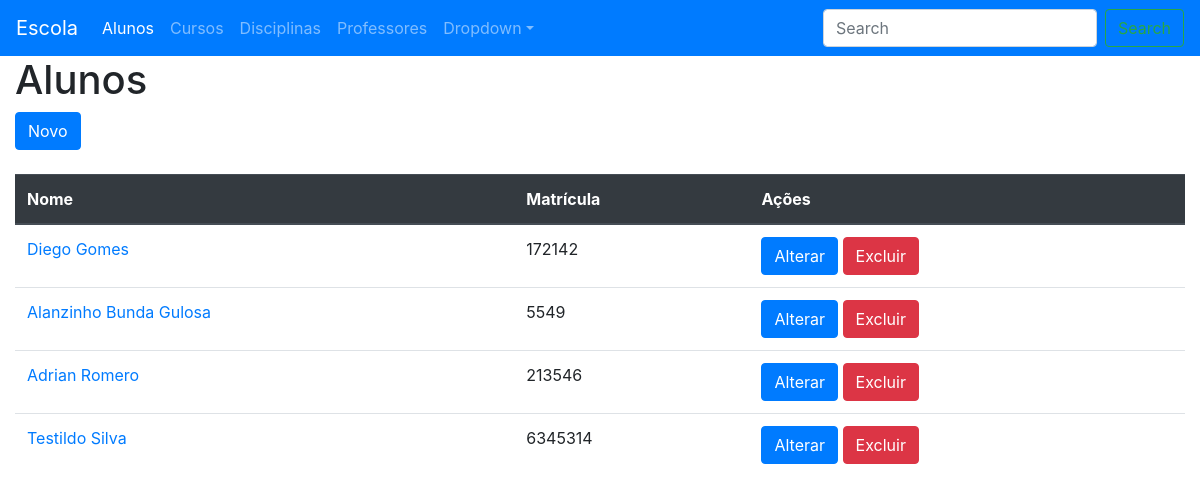
Page /alunos/ on the committed database.
### escola/models.py (models this page shows, shortened)
class Aluno(models.Model):
    nome = models.CharField(max_length=100)
    matricula = models.IntegerField(verbose_name='Matrícula')
    telefone = models.CharField(max_length=20)
    email = models.EmailField()

### escola/views.py (the view)
# urls.py: path('alunos/', views.AlunoListView.as_view(), name='lista-alunos'),
class AlunoListView(ListView):
    model = Aluno

### escola/templates/escola/aluno_list.html
{% extends 'escola/base.html' %}
{% block content %}
<h1>Alunos</h1>
<a name="" id="" class="btn btn-primary" href="{% url 'novo-aluno' %}" role="button">Novo</a><br>
<table class="table"><br>
    <thead class="thead-dark">
        <tr>
            <th>Nome</th>
            <th>Matrícula</th>
            <th>Ações</th>
        </tr>
    </thead>
    <tbody>
{% for aluno in aluno_list %}
        <tr>
            <td scope="row"><a href="{% url 'detalhe-aluno' aluno.id %}">{{ aluno.nome }}</a></td>
            <td>{{ aluno.matricula }}</td>
            <td><a name="" id="" class="btn btn-primary" href="{% url 'alterar-aluno' aluno.id %}" role="button">Alterar</a>
            <a name="" id="" class="btn btn-danger" href="{% url 'excluir-aluno' aluno.id %}" role="button">Excluir</a></td>
        </tr>
{% endfor %}
    </tbody>
</table>
{% endblock content %}

### rows in the picture
Aluno: nome "Diego Gomes", matricula "172142"
Aluno: nome "Alanzinho Bunda Gulosa", matricula "5549"
Aluno: nome "Adrian Romero", matricula "213546"
Aluno: nome "Testildo Silva", matricula "6345314"
